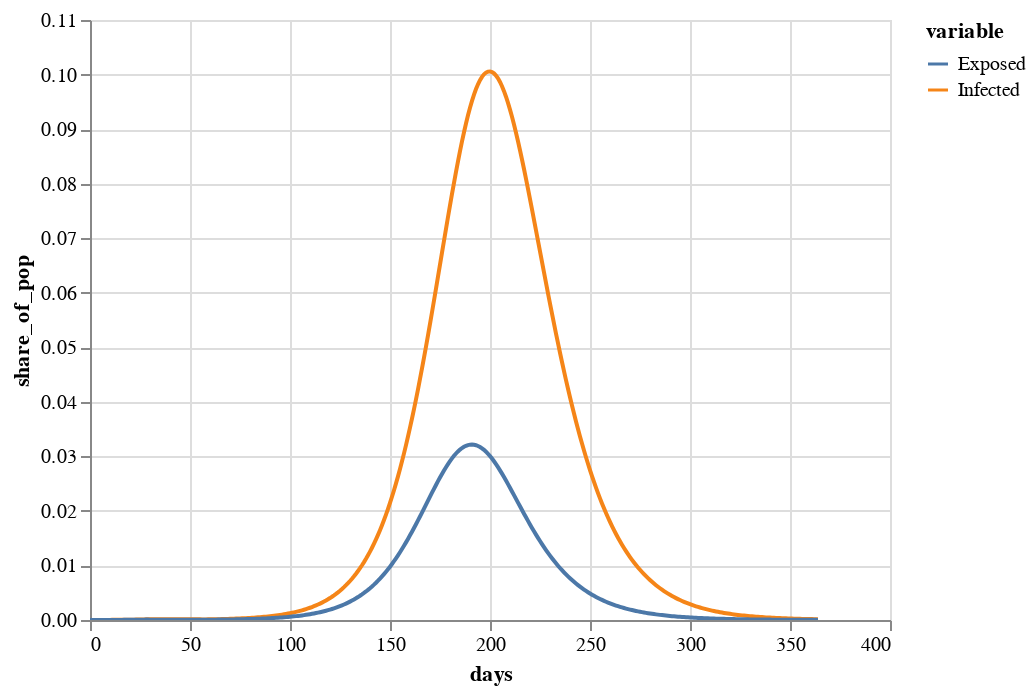

The code cell stored with this chart in its notebook:
### Code cell
secondchart

### Figure 1 — Vega-Lite specification as saved in the notebook (floating-point values rounded to 4 significant figures; data arrays with more than 128 entries replaced by an {"elided": "..."} marker saying what was removed)
{"config": {"view": {"continuousWidth": 400, "continuousHeight": 300}}, "data": {"name": "data-7e78e01668dcb964e4a4847f6f253744"}, "mark": "line", "encoding": {"color": {"type": "nominal", "field": "variable"}, "tooltip": [{"type": "quantitative", "field": "days"}, {"type": "quantitative", "field": "share_of_pop"}], "x": {"type": "quantitative", "field": "days"}, "y": {"type": "quantitative", "field": "share_of_pop"}}, "selection": {"selector013": {"type": "interval", "bind": "scales", "encodings": ["x", "y"]}}, "$schema": "https://vega.github.io/schema/vega-lite/v4.0.0.json", "datasets": {"data-7e78e01668dcb964e4a4847f6f253744": {"elided": "730 records"}}}
